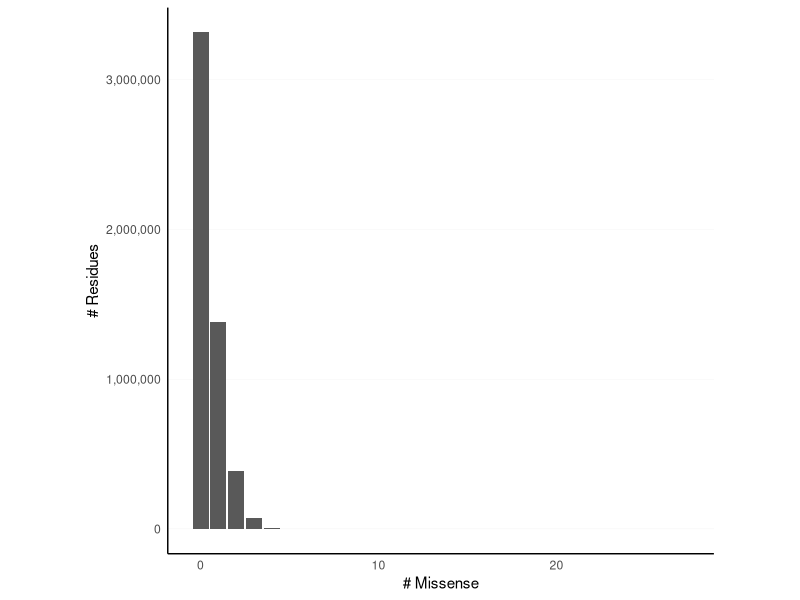
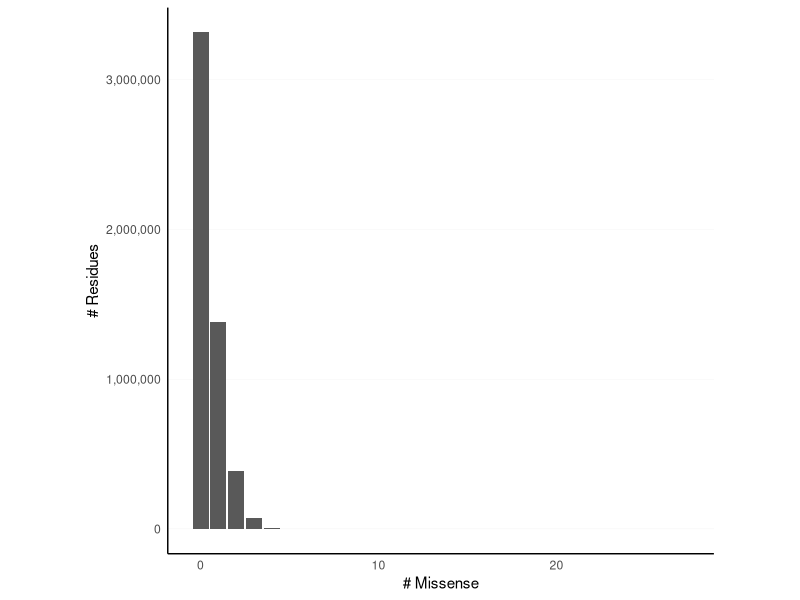

Recreate these plots in R, in order.
## ---- chunk 1
suppressPackageStartupMessages(library(dplyr))
library(ggplot2)
library(readr)


# Load pre-computed frequencies
pfam_res_mis_freqs <-
  read_csv(
    "data/pfam-residue-missense-counts-summary.csv",
    col_types = cols(missense_variants = col_double(),
                     freq = col_double())
  )
pfam_res_mis_freqs

# Plot the histogram
(
  pfam_res_mis_freqs
  |> ggplot()
  + aes(x = missense_variants, y = freq)
  + geom_bar(stat = 'identity')
  
  # Annotations
  + xlab('# Missense')
  + ylab('# Residues')
  + scale_y_continuous(labels = scales::comma)
  
  # Theme
  + theme_minimal()
  + theme(aspect.ratio = 1)
  + theme(
    axis.line = element_line(color = 'black'),
    panel.grid.minor = element_blank(),
    panel.grid.major = element_line(size = 0.1),
    panel.grid.major.x = element_blank(),
  )
)
ggsave('plot1b.svg')
